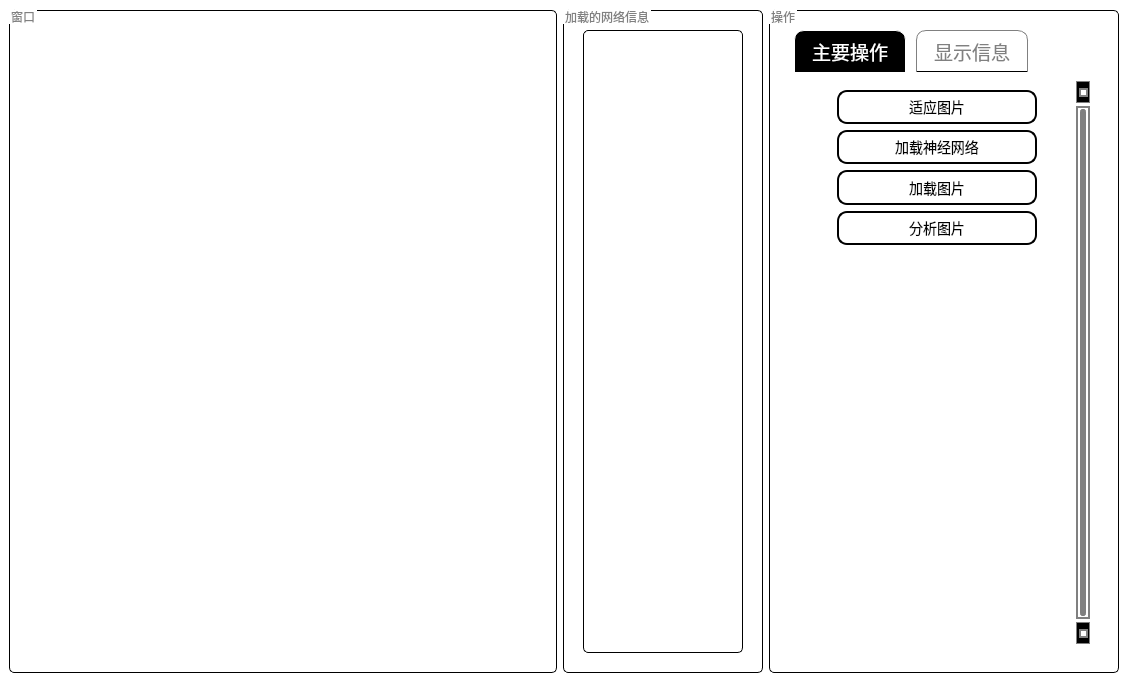
<?xml version="1.0" encoding="UTF-8"?>
<ui version="4.0">
 <class>MainWindow</class>
 <widget class="QMainWindow" name="MainWindow">
  <property name="geometry">
   <rect>
    <x>0</x>
    <y>0</y>
    <width>1128</width>
    <height>682</height>
   </rect>
  </property>
  <property name="maximumSize">
   <size>
    <width>16777215</width>
    <height>16777215</height>
   </size>
  </property>
  <property name="windowTitle">
   <string>MainWindow</string>
  </property>
  <property name="styleSheet">
   <string notr="true">QMainWindow {
	background-color:white;
}

QWidget{
	background-color:white;
}

QTextEdit {
	border-width: 1px; 
	border-radius: 5px;
	border-color: rgb(0, 0, 0);
	border-style: solid;
	background-color:white;
	font-size: 14px;
	color: black;
}

QLineEdit {
alignment:center;
	border-width: 1px; 
	border-radius: 5px;
	border-color: rgb(0, 0, 0);
	border-style: inset;
	padding: 5px;
	color: black;
	background:white;
	selection-background-color:black;
	selection-color: white;
	font:14px;
}

QLabel {
alignment:center;
	border-width: 0px; 
	border-radius: 5px;
	border-color: rgb(0, 0, 0);
	border-style: inset;
	padding: 5px;
	color: rgb(0,0,0);
	background:white;
}

QSpinBox {
	border-width: 2px; 
	border-radius:5px;
	color: white;	
	background-color: black;
	padding: 5;
}

QDoubleSpinBox {
	border-width: 2px; 
	border-radius: 5px;
	color: white;	
	background-color: black;
	padding: 5;
}

QProgressBar {
	text-align: center;
	color: rgb(0, 0, 0);
	border-width: 2px; 
	border-radius: 10px;
	border-color: rgb(0, 0, 0);
	border-style: inset;
	background-color:white;
	padding:5px;
}

QProgressBar::chunk {
	background-color: gray;
	border-radius: 10px;
}

QPushButton:hover
{
    color:#888888;
    background-color:rgb(0, 0, 0); 
    border-style:inset;
    padding-left:8px;
    padding-top:8px;
}

QPushButton:pressed
{
    color:#ffffff;
    background-color:rgb(0, 0, 0); 
    border-style:inset;
    padding-left:6px;
    padding-top:6px;
}

QPushButton
{
    color:black; 
    background-color:rgb(255,255, 255);
    border-style:outset; 
    border-width:2px;
    border-color:rgb(0, 0,0);
    border-radius:10px;
    font: 14px;
    min-width:100px;
    min-height:20px;
    padding:5px;
}

QCheckBox {
	color: rgb(0,0,0);
	padding: 2px;
}

QCheckBox:disabled {
	color: red;
	padding: 2px;
}

QCheckBox::hover {
	border-radius:4px;
	border-style:solid;
	padding-left: 1px;
	padding-right: 1px;
	padding-bottom: 1px;
	padding-top: 1px;
	border-width:0px;    
	border-color: rgb(0, 0, 0);
	background-color:#000000;
	color: rgb(255,255,255);
}

QCheckBox::indicator:checked {
	height: 10px;
	width: 10px;
	border-style:solid;
	border-width: 1px;
	border-color: gray;
	background-color: gray;
}
QCheckBox::indicator:unchecked {

	height: 10px;
	width: 10px;
	border-style:solid;
	border-width: 1px;
	border-color: gray;
	background-color: white;
}


QRadioButton {
	color: black;
	background-color: rgb(255,255,255);
	padding: 1px;
}
QRadioButton::indicator:checked {
	height: 10px;
	width: 10px;
	border-style:solid;
	border-radius:5px;
	border-width: 1px;
	border-color: gray;
	background-color: gray;
}
QRadioButton::indicator:!checked {
	height: 10px;
	width: 10px;
	border-style:solid;
	border-radius:5px;
	border-width: 1px;
	border-color: gray;
	background-color: transparent;
}

QComboBox {
	color: black;	
	background: white;
	border-style:solid;
	border-width:2px;
	border-color:black;
	border-radius:5px;
	padding: 1px;
}

QComboBox:editable {
	background: black;
	color: white;
}

QComboBox:!editable {
	background: black;
	color: white;
}

QComboBox QAbstractItemView {
	color: white;	
	background: black;
	selection-color: green;
	selection-background-color: gray;
}

QTabWidget
{
}

QTabWidget::pane {
		border-color: rgb(0,0,0);
		border-style: solid;
		border-width: 0px;
		border-radius: 6px;
}

QTabBar::tab {	
	color:gray;
	font: 14pt ;
	min-width: 100px;
	min-height: 30px;
	padding: 5px;
	border-width: 1px;
	border-style: solid;
	border-bottom-color: black; 
	border-top-left-radius: 10px;
	border-top-right-radius: 10px;
	margin-right:5px;
	margin-left:5px;
 
}

QTabWidget::tab-bar{
    alignment: center;
}

QTabBar::tab:selected
{
    background-color: black;
    color:rgb(255,255,255);
    font: 14pt;
}

QGroupBox {
    background-color: white;
    border: 1px solid black;
    border-radius: 5px;
    margin-top: 1px;
 	padding: 10px;
}

QGroupBox::title {
	color:gray;
    padding: 0px 0px 0px 0px;
	margin:0px 0px 0px 0px;
    background-color:white;
}

QScrollArea {
  	 border-color: gray;
     border-style: solid;
	 border-width:0px;
 	 border-radius: 0px;
}

QScrollBar:vertical {
     border-color: gray;
     border-style: solid;
	 border-width:2px;
 	 border-radius: 0px;
	 color:red;
     background: white;
 	 margin: 25px 0px 25px 0px;
}
QScrollBar::handle:vertical {
	border-color: gray;
     border-style: solid;
	 border-width:2px;
 	 border-radius: 3px;
	margin: 1px 2px 1px 2px;
    background: gray;
    min-width: 20px;
}

QScrollBar::add-line:vertical {
   border-color: gray;
    border-style: solid;
	border-width:1px;
 	border-radius: 0px;
    background: black;
    height: 20px;
    subcontrol-position: bottom;
    subcontrol-origin: margin;
}

QScrollBar::sub-line:vertical {
   border-color: gray;
    border-style: solid;
	border-width:1px;
 	border-radius: 0px;
    background: black;
    height: 20px;
    subcontrol-position: top;
    subcontrol-origin: margin;
}

QScrollBar:up-arrow:vertical, QScrollBar::down-arrow:vertical {
	border: 2px solid gray;
    width: 5px;
    height: 5px;
    background: white;
}

QScrollBar:horizontal {
    border-color: gray;
     border-style: solid;
	 border-width:2px;
 	 border-radius: 0px;
	 color:red;
     background: white;
    height: 20px;
    margin: 0px 25px 0px 25px;
}
QScrollBar::handle:horizontal {
   border-color: gray;
     border-style: solid;
	 border-width:2px;
 	 border-radius: 3px;
	margin: 1px 2px 1px 2px;
    background: gray;
    min-width: 20px;
}
QScrollBar::add-line:horizontal {
  border-color: gray;
    border-style: solid;
	border-width:1px;
 	border-radius: 0px;
    background: black;
    width: 20px;
    subcontrol-position: right;
    subcontrol-origin: margin;
}

QScrollBar::sub-line:horizontal {
  border-color: gray;
    border-style: solid;
	border-width:1px;
 	border-radius: 0px;
    background: black;
    width: 20px;
    subcontrol-position: left;
    subcontrol-origin: margin;
}

QScrollBar:left-arrow:horizontal, QScrollBar::right-arrow:horizontal {
   border: 2px solid gray;
    width: 5px;
    height: 5px;
    background: white;
}
QScrollBar::add-page:horizontal, QScrollBar::sub-page:horizontal {
    background: none;
}</string>
  </property>
  <widget class="QWidget" name="centralwidget">
   <layout class="QHBoxLayout" name="horizontalLayout">
    <item>
     <widget class="QGroupBox" name="groupBox">
      <property name="title">
       <string>窗口</string>
      </property>
      <layout class="QGridLayout" name="gridLayout_2">
       <item row="0" column="0">
        <widget class="ShowImageWidget" name="show_image_widget" native="true"/>
       </item>
      </layout>
     </widget>
    </item>
    <item>
     <widget class="QGroupBox" name="groupBox_3">
      <property name="minimumSize">
       <size>
        <width>200</width>
        <height>0</height>
       </size>
      </property>
      <property name="maximumSize">
       <size>
        <width>200</width>
        <height>16777215</height>
       </size>
      </property>
      <property name="title">
       <string>加载的网络信息</string>
      </property>
      <layout class="QGridLayout" name="gridLayout_4">
       <item row="0" column="0">
        <widget class="QTextEdit" name="tedit_neural_net_message"/>
       </item>
      </layout>
     </widget>
    </item>
    <item>
     <widget class="QGroupBox" name="groupBox_2">
      <property name="minimumSize">
       <size>
        <width>350</width>
        <height>0</height>
       </size>
      </property>
      <property name="maximumSize">
       <size>
        <width>350</width>
        <height>16777215</height>
       </size>
      </property>
      <property name="title">
       <string>操作</string>
      </property>
      <layout class="QGridLayout" name="gridLayout">
       <item row="0" column="0">
        <widget class="QTabWidget" name="tabWidget">
         <property name="currentIndex">
          <number>0</number>
         </property>
         <widget class="QWidget" name="tab">
          <attribute name="title">
           <string>主要操作</string>
          </attribute>
          <layout class="QGridLayout" name="gridLayout_3">
           <item row="0" column="0">
            <widget class="QScrollArea" name="scrollArea">
             <property name="verticalScrollBarPolicy">
              <enum>Qt::ScrollBarAlwaysOn</enum>
             </property>
             <property name="widgetResizable">
              <bool>true</bool>
             </property>
             <widget class="QWidget" name="scrollAreaWidgetContents">
              <property name="geometry">
               <rect>
                <x>0</x>
                <y>0</y>
                <width>275</width>
                <height>563</height>
               </rect>
              </property>
              <layout class="QGridLayout" name="gridLayout_5">
               <item row="0" column="0">
                <widget class="QPushButton" name="pbtn_fit_image">
                 <property name="minimumSize">
                  <size>
                   <width>114</width>
                   <height>34</height>
                  </size>
                 </property>
                 <property name="maximumSize">
                  <size>
                   <width>200</width>
                   <height>50</height>
                  </size>
                 </property>
                 <property name="text">
                  <string>适应图片</string>
                 </property>
                </widget>
               </item>
               <item row="1" column="0">
                <widget class="QPushButton" name="pbtn_load_neual_net">
                 <property name="minimumSize">
                  <size>
                   <width>114</width>
                   <height>34</height>
                  </size>
                 </property>
                 <property name="maximumSize">
                  <size>
                   <width>200</width>
                   <height>50</height>
                  </size>
                 </property>
                 <property name="text">
                  <string>加载神经网络</string>
                 </property>
                </widget>
               </item>
               <item row="2" column="0">
                <widget class="QPushButton" name="pbtn_load_one_image">
                 <property name="minimumSize">
                  <size>
                   <width>114</width>
                   <height>34</height>
                  </size>
                 </property>
                 <property name="maximumSize">
                  <size>
                   <width>200</width>
                   <height>50</height>
                  </size>
                 </property>
                 <property name="text">
                  <string>加载图片</string>
                 </property>
                </widget>
               </item>
               <item row="3" column="0">
                <widget class="QPushButton" name="pbtn_analyze_image">
                 <property name="minimumSize">
                  <size>
                   <width>114</width>
                   <height>34</height>
                  </size>
                 </property>
                 <property name="maximumSize">
                  <size>
                   <width>200</width>
                   <height>50</height>
                  </size>
                 </property>
                 <property name="text">
                  <string>分析图片</string>
                 </property>
                </widget>
               </item>
               <item row="4" column="0">
                <spacer name="verticalSpacer">
                 <property name="orientation">
                  <enum>Qt::Vertical</enum>
                 </property>
                 <property name="sizeHint" stdset="0">
                  <size>
                   <width>20</width>
                   <height>392</height>
                  </size>
                 </property>
                </spacer>
               </item>
              </layout>
             </widget>
            </widget>
           </item>
          </layout>
         </widget>
         <widget class="QWidget" name="tab_2">
          <attribute name="title">
           <string>显示信息</string>
          </attribute>
          <layout class="QGridLayout" name="gridLayout_6">
           <item row="0" column="0">
            <widget class="QScrollArea" name="scrollArea_2">
             <property name="verticalScrollBarPolicy">
              <enum>Qt::ScrollBarAlwaysOn</enum>
             </property>
             <property name="widgetResizable">
              <bool>true</bool>
             </property>
             <widget class="QWidget" name="scrollAreaWidgetContents_2">
              <property name="geometry">
               <rect>
                <x>0</x>
                <y>0</y>
                <width>275</width>
                <height>563</height>
               </rect>
              </property>
              <layout class="QVBoxLayout" name="verticalLayout">
               <item>
                <widget class="QCheckBox" name="checkbox_show_result_image">
                 <property name="minimumSize">
                  <size>
                   <width>150</width>
                   <height>40</height>
                  </size>
                 </property>
                 <property name="maximumSize">
                  <size>
                   <width>150</width>
                   <height>40</height>
                  </size>
                 </property>
                 <property name="text">
                  <string>显示结果图片</string>
                 </property>
                </widget>
               </item>
               <item>
                <spacer name="verticalSpacer_2">
                 <property name="orientation">
                  <enum>Qt::Vertical</enum>
                 </property>
                 <property name="sizeHint" stdset="0">
                  <size>
                   <width>20</width>
                   <height>496</height>
                  </size>
                 </property>
                </spacer>
               </item>
              </layout>
             </widget>
            </widget>
           </item>
          </layout>
         </widget>
        </widget>
       </item>
      </layout>
     </widget>
    </item>
   </layout>
  </widget>
 </widget>
 <customwidgets>
  <customwidget>
   <class>ShowImageWidget</class>
   <extends>QWidget</extends>
   <header location="global">showimagewidget.h</header>
   <container>1</container>
  </customwidget>
 </customwidgets>
 <resources/>
 <connections/>
</ui>
